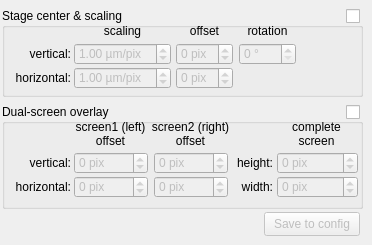
    <widget class="QWidget" name="tabPage1Calibration">
     <attribute name="title">
      <string>Position &amp;&amp;  Scaling</string>
     </attribute>
     <widget class="QGroupBox" name="groupBoxStimInfo_4">
      <property name="geometry">
       <rect>
        <x>2</x>
        <y>8</y>
        <width>361</width>
        <height>89</height>
       </rect>
      </property>
      <property name="title">
       <string>Stage center &amp;&amp; scaling</string>
      </property>
      <widget class="QCheckBox" name="checkBoxStageCSEnable">
       <property name="geometry">
        <rect>
         <x>344</x>
         <y>0</y>
         <width>33</width>
         <height>17</height>
        </rect>
       </property>
       <property name="text">
        <string/>
       </property>
      </widget>
      <widget class="QSpinBox" name="spinBoxStageCS_hOffs">
       <property name="enabled">
        <bool>false</bool>
       </property>
       <property name="geometry">
        <rect>
         <x>174</x>
         <y>59</y>
         <width>57</width>
         <height>22</height>
        </rect>
       </property>
       <property name="suffix">
        <string> pix</string>
       </property>
       <property name="minimum">
        <number>-500</number>
       </property>
       <property name="maximum">
        <number>500</number>
       </property>
       <property name="singleStep">
        <number>5</number>
       </property>
      </widget>
      <widget class="QLabel" name="label_StageCS_4">
       <property name="geometry">
        <rect>
         <x>174</x>
         <y>16</y>
         <width>57</width>
         <height>16</height>
        </rect>
       </property>
       <property name="layoutDirection">
        <enum>Qt::LeftToRight</enum>
       </property>
       <property name="autoFillBackground">
        <bool>false</bool>
       </property>
       <property name="text">
        <string>offset</string>
       </property>
       <property name="alignment">
        <set>Qt::AlignHCenter|Qt::AlignTop</set>
       </property>
      </widget>
      <widget class="QSpinBox" name="spinBoxStageCS_vOffs">
       <property name="enabled">
        <bool>false</bool>
       </property>
       <property name="geometry">
        <rect>
         <x>174</x>
         <y>35</y>
         <width>57</width>
         <height>22</height>
        </rect>
       </property>
       <property name="suffix">
        <string> pix</string>
       </property>
       <property name="minimum">
        <number>-500</number>
       </property>
       <property name="maximum">
        <number>500</number>
       </property>
       <property name="singleStep">
        <number>5</number>
       </property>
      </widget>
      <widget class="QLabel" name="label_StageCS_5">
       <property name="geometry">
        <rect>
         <x>72</x>
         <y>16</y>
         <width>97</width>
         <height>16</height>
        </rect>
       </property>
       <property name="layoutDirection">
        <enum>Qt::LeftToRight</enum>
       </property>
       <property name="autoFillBackground">
        <bool>false</bool>
       </property>
       <property name="text">
        <string>scaling</string>
       </property>
       <property name="alignment">
        <set>Qt::AlignHCenter|Qt::AlignTop</set>
       </property>
      </widget>
      <widget class="QDoubleSpinBox" name="spinBoxStageCS_vScale">
       <property name="enabled">
        <bool>false</bool>
       </property>
       <property name="geometry">
        <rect>
         <x>72</x>
         <y>35</y>
         <width>97</width>
         <height>22</height>
        </rect>
       </property>
       <property name="prefix">
        <string/>
       </property>
       <property name="suffix">
        <string> µm/pix</string>
       </property>
       <property name="decimals">
        <number>2</number>
       </property>
       <property name="minimum">
        <double>0.010000000000000</double>
       </property>
       <property name="maximum">
        <double>50.000000000000000</double>
       </property>
       <property name="singleStep">
        <double>0.100000000000000</double>
       </property>
       <property name="value">
        <double>1.000000000000000</double>
       </property>
      </widget>
      <widget class="QDoubleSpinBox" name="spinBoxStageCS_hScale">
       <property name="enabled">
        <bool>false</bool>
       </property>
       <property name="geometry">
        <rect>
         <x>72</x>
         <y>59</y>
         <width>97</width>
         <height>22</height>
        </rect>
       </property>
       <property name="prefix">
        <string/>
       </property>
       <property name="suffix">
        <string> µm/pix</string>
       </property>
       <property name="decimals">
        <number>2</number>
       </property>
       <property name="minimum">
        <double>0.010000000000000</double>
       </property>
       <property name="maximum">
        <double>50.000000000000000</double>
       </property>
       <property name="singleStep">
        <double>0.100000000000000</double>
       </property>
       <property name="value">
        <double>1.000000000000000</double>
       </property>
      </widget>
      <widget class="QLabel" name="label_StInfo1_2">
       <property name="geometry">
        <rect>
         <x>4</x>
         <y>39</y>
         <width>65</width>
         <height>16</height>
        </rect>
       </property>
       <property name="layoutDirection">
        <enum>Qt::LeftToRight</enum>
       </property>
       <property name="text">
        <string>vertical:</string>
       </property>
       <property name="alignment">
        <set>Qt::AlignRight|Qt::AlignTop|Qt::AlignTrailing</set>
       </property>
      </widget>
      <widget class="QLabel" name="label_StInfo1_3">
       <property name="geometry">
        <rect>
         <x>4</x>
         <y>63</y>
         <width>65</width>
         <height>16</height>
        </rect>
       </property>
       <property name="layoutDirection">
        <enum>Qt::LeftToRight</enum>
       </property>
       <property name="text">
        <string>horizontal:</string>
       </property>
       <property name="alignment">
        <set>Qt::AlignRight|Qt::AlignTop|Qt::AlignTrailing</set>
       </property>
      </widget>
      <widget class="QLabel" name="label_StageCS_6">
       <property name="geometry">
        <rect>
         <x>237</x>
         <y>16</y>
         <width>57</width>
         <height>16</height>
        </rect>
       </property>
       <property name="layoutDirection">
        <enum>Qt::LeftToRight</enum>
       </property>
       <property name="autoFillBackground">
        <bool>false</bool>
       </property>
       <property name="text">
        <string>rotation</string>
       </property>
       <property name="alignment">
        <set>Qt::AlignHCenter|Qt::AlignTop</set>
       </property>
      </widget>
      <widget class="QSpinBox" name="spinBoxStageCS_rot">
       <property name="enabled">
        <bool>false</bool>
       </property>
       <property name="geometry">
        <rect>
         <x>237</x>
         <y>35</y>
         <width>57</width>
         <height>22</height>
        </rect>
       </property>
       <property name="suffix">
        <string> °</string>
       </property>
       <property name="minimum">
        <number>0</number>
       </property>
       <property name="maximum">
        <number>359</number>
       </property>
       <property name="singleStep">
        <number>1</number>
       </property>
      </widget>
     </widget>
     <widget class="QGroupBox" name="groupBoxStimInfo_6">
      <property name="geometry">
       <rect>
        <x>2</x>
        <y>104</y>
        <width>361</width>
        <height>105</height>
       </rect>
      </property>
      <property name="title">
       <string>Dual-screen overlay</string>
      </property>
      <widget class="QCheckBox" name="checkBoxDualScrCSEnable">
       <property name="geometry">
        <rect>
         <x>344</x>
         <y>0</y>
         <width>33</width>
         <height>17</height>
        </rect>
       </property>
       <property name="text">
        <string/>
       </property>
      </widget>
      <widget class="QSpinBox" name="spinBoxStageCS_hOffs_Scr1">
       <property name="enabled">
        <bool>false</bool>
       </property>
       <property name="geometry">
        <rect>
         <x>72</x>
         <y>72</y>
         <width>74</width>
         <height>22</height>
        </rect>
       </property>
       <property name="suffix">
        <string> pix</string>
       </property>
       <property name="minimum">
        <number>-1000</number>
       </property>
       <property name="maximum">
        <number>1000</number>
       </property>
       <property name="singleStep">
        <number>5</number>
       </property>
       <property name="value">
        <number>0</number>
       </property>
      </widget>
      <widget class="QLabel" name="label_StageCS_7">
       <property name="geometry">
        <rect>
         <x>68</x>
         <y>16</y>
         <width>81</width>
         <height>32</height>
        </rect>
       </property>
       <property name="layoutDirection">
        <enum>Qt::LeftToRight</enum>
       </property>
       <property name="autoFillBackground">
        <bool>false</bool>
       </property>
       <property name="text">
        <string>screen1 (left)
offset</string>
       </property>
       <property name="alignment">
        <set>Qt::AlignHCenter|Qt::AlignTop</set>
       </property>
      </widget>
      <widget class="QSpinBox" name="spinBoxStageCS_vOffs_Scr1">
       <property name="enabled">
        <bool>false</bool>
       </property>
       <property name="geometry">
        <rect>
         <x>72</x>
         <y>48</y>
         <width>74</width>
         <height>22</height>
        </rect>
       </property>
       <property name="suffix">
        <string> pix</string>
       </property>
       <property name="minimum">
        <number>-1000</number>
       </property>
       <property name="maximum">
        <number>1000</number>
       </property>
       <property name="singleStep">
        <number>5</number>
       </property>
       <property name="value">
        <number>0</number>
       </property>
      </widget>
      <widget class="QLabel" name="label_StInfo1_5">
       <property name="geometry">
        <rect>
         <x>4</x>
         <y>52</y>
         <width>65</width>
         <height>16</height>
        </rect>
       </property>
       <property name="layoutDirection">
        <enum>Qt::LeftToRight</enum>
       </property>
       <property name="text">
        <string>vertical:</string>
       </property>
       <property name="alignment">
        <set>Qt::AlignRight|Qt::AlignTop|Qt::AlignTrailing</set>
       </property>
      </widget>
      <widget class="QLabel" name="label_StInfo1_6">
       <property name="geometry">
        <rect>
         <x>4</x>
         <y>76</y>
         <width>65</width>
         <height>16</height>
        </rect>
       </property>
       <property name="layoutDirection">
        <enum>Qt::LeftToRight</enum>
       </property>
       <property name="text">
        <string>horizontal:</string>
       </property>
       <property name="alignment">
        <set>Qt::AlignRight|Qt::AlignTop|Qt::AlignTrailing</set>
       </property>
      </widget>
      <widget class="QLabel" name="label_StageCS_8">
       <property name="geometry">
        <rect>
         <x>148</x>
         <y>16</y>
         <width>81</width>
         <height>32</height>
        </rect>
       </property>
       <property name="layoutDirection">
        <enum>Qt::LeftToRight</enum>
       </property>
       <property name="autoFillBackground">
        <bool>false</bool>
       </property>
       <property name="text">
        <string>screen2 (right)
offset</string>
       </property>
       <property name="alignment">
        <set>Qt::AlignHCenter|Qt::AlignTop</set>
       </property>
      </widget>
      <widget class="QSpinBox" name="spinBoxStageCS_hOffs_Scr2">
       <property name="enabled">
        <bool>false</bool>
       </property>
       <property name="geometry">
        <rect>
         <x>152</x>
         <y>72</y>
         <width>74</width>
         <height>22</height>
        </rect>
       </property>
       <property name="suffix">
        <string> pix</string>
       </property>
       <property name="minimum">
        <number>-1000</number>
       </property>
       <property name="maximum">
        <number>1000</number>
       </property>
       <property name="singleStep">
        <number>5</number>
       </property>
       <property name="value">
        <number>0</number>
       </property>
      </widget>
      <widget class="QSpinBox" name="spinBoxStageCS_vOffs_Scr2">
       <property name="enabled">
        <bool>false</bool>
       </property>
       <property name="geometry">
        <rect>
         <x>152</x>
         <y>48</y>
         <width>74</width>
         <height>22</height>
        </rect>
       </property>
       <property name="suffix">
        <string> pix</string>
       </property>
       <property name="minimum">
        <number>-1000</number>
       </property>
       <property name="maximum">
        <number>1000</number>
       </property>
       <property name="singleStep">
        <number>5</number>
       </property>
       <property name="value">
        <number>0</number>
       </property>
      </widget>
      <widget class="QSpinBox" name="spinBoxStageCS_wideScrWidth">
       <property name="enabled">
        <bool>false</bool>
       </property>
       <property name="geometry">
        <rect>
         <x>275</x>
         <y>72</y>
         <width>81</width>
         <height>22</height>
        </rect>
       </property>
       <property name="suffix">
        <string> pix</string>
       </property>
       <property name="minimum">
        <number>-1000</number>
       </property>
       <property name="maximum">
        <number>1000</number>
       </property>
       <property name="singleStep">
        <number>5</number>
       </property>
       <property name="value">
        <number>0</number>
       </property>
      </widget>
      <widget class="QSpinBox" name="spinBoxStageCS_wideScrHeight">
       <property name="enabled">
        <bool>false</bool>
       </property>
       <property name="geometry">
        <rect>
         <x>275</x>
         <y>48</y>
         <width>81</width>
         <height>22</height>
        </rect>
       </property>
       <property name="suffix">
        <string> pix</string>
       </property>
       <property name="minimum">
        <number>-1000</number>
       </property>
       <property name="maximum">
        <number>1000</number>
       </property>
       <property name="singleStep">
        <number>5</number>
       </property>
       <property name="value">
        <number>0</number>
       </property>
      </widget>
      <widget class="QLabel" name="label_StageCS_9">
       <property name="geometry">
        <rect>
         <x>278</x>
         <y>16</y>
         <width>73</width>
         <height>32</height>
        </rect>
       </property>
       <property name="layoutDirection">
        <enum>Qt::LeftToRight</enum>
       </property>
       <property name="autoFillBackground">
        <bool>false</bool>
       </property>
       <property name="text">
        <string>complete
screen</string>
       </property>
       <property name="alignment">
        <set>Qt::AlignHCenter|Qt::AlignTop</set>
       </property>
      </widget>
      <widget class="QLabel" name="label_StInfo1_7">
       <property name="geometry">
        <rect>
         <x>230</x>
         <y>76</y>
         <width>41</width>
         <height>16</height>
        </rect>
       </property>
       <property name="layoutDirection">
        <enum>Qt::LeftToRight</enum>
       </property>
       <property name="text">
        <string>width:</string>
       </property>
       <property name="alignment">
        <set>Qt::AlignRight|Qt::AlignTop|Qt::AlignTrailing</set>
       </property>
      </widget>
      <widget class="QLabel" name="label_StInfo1_8">
       <property name="geometry">
        <rect>
         <x>230</x>
         <y>52</y>
         <width>41</width>
         <height>16</height>
        </rect>
       </property>
       <property name="layoutDirection">
        <enum>Qt::LeftToRight</enum>
       </property>
       <property name="text">
        <string>height:</string>
       </property>
       <property name="alignment">
        <set>Qt::AlignRight|Qt::AlignTop|Qt::AlignTrailing</set>
       </property>
      </widget>
     </widget>
     <widget class="QPushButton" name="btnSaveStageCS">
      <property name="enabled">
       <bool>false</bool>
      </property>
      <property name="geometry">
       <rect>
        <x>264</x>
        <y>212</y>
        <width>96</width>
        <height>24</height>
       </rect>
      </property>
      <property name="text">
       <string>Save to config</string>
      </property>
     </widget>
    </widget>
